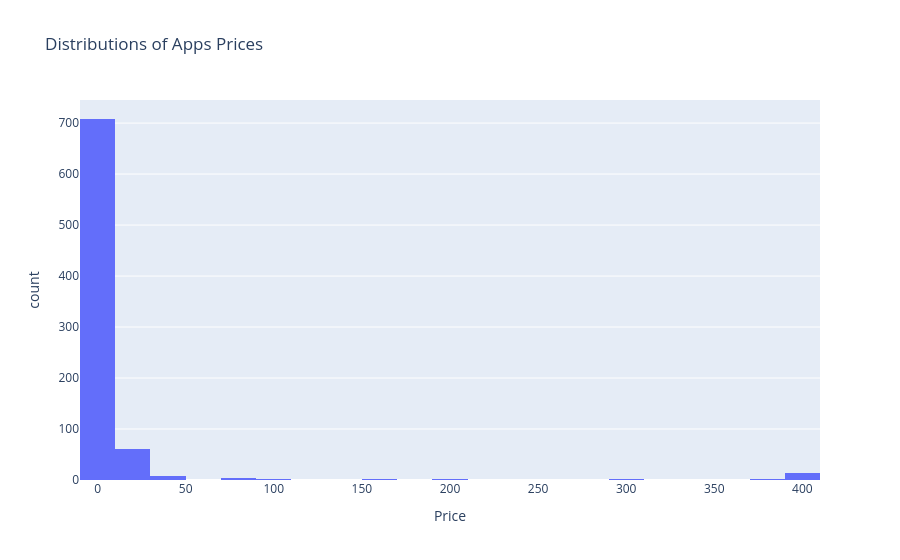

Notebook source saved alongside this figure:
### Code cell
fig=px.histogram(
    paid_apps,
    x="Price",
    nbins=20,
    title="Distributions of Apps Prices")
fig.show()

### Figure 1 — Plotly figure (JSON) as saved in the notebook; plotly's stock layout.template omitted (floating-point values rounded to 4 significant figures; data arrays with more than 128 entries replaced by an {"elided": "..."} marker saying what was removed)
{"data": [{"bingroup": "x", "hovertemplate": "Price=%{x}<br>count=%{y}<extra></extra>", "legendgroup": "", "marker": {"color": "#636efa", "pattern": {"shape": ""}}, "name": "", "nbinsx": 20, "orientation": "v", "showlegend": false, "type": "histogram", "x": {"elided": "800 float values"}, "xaxis": "x", "yaxis": "y"}], "layout": {"barmode": "relative", "legend": {"tracegroupgap": 0}, "title": {"text": "Distributions of Apps Prices"}, "xaxis": {"anchor": "y", "domain": [0, 1], "title": {"text": "Price"}}, "yaxis": {"anchor": "x", "domain": [0, 1], "title": {"text": "count"}}}}
